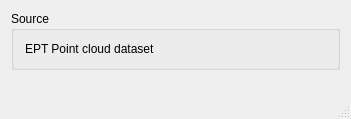
<?xml version="1.0" encoding="UTF-8"?>
<ui version="4.0">
 <class>QgsEptSourceSelectBase</class>
 <widget class="QDialog" name="QgsEptSourceSelectBase">
  <property name="geometry">
   <rect>
    <x>0</x>
    <y>0</y>
    <width>351</width>
    <height>119</height>
   </rect>
  </property>
  <property name="windowTitle">
   <string>Add Point Cloud Layer(s)</string>
  </property>
  <property name="windowIcon">
   <iconset>
    <normaloff>.</normaloff>.</iconset>
  </property>
  <property name="sizeGripEnabled">
   <bool>true</bool>
  </property>
  <property name="modal">
   <bool>true</bool>
  </property>
  <layout class="QGridLayout" name="gridLayout_2">
   <item row="0" column="0">
    <layout class="QVBoxLayout" name="verticalLayout">
     <item>
      <widget class="QGroupBox" name="fileGroupBox">
       <property name="sizePolicy">
        <sizepolicy hsizetype="Preferred" vsizetype="Fixed">
         <horstretch>0</horstretch>
         <verstretch>0</verstretch>
        </sizepolicy>
       </property>
       <property name="title">
        <string>Source</string>
       </property>
       <layout class="QHBoxLayout" name="horizontalLayout">
        <item>
         <widget class="QLabel" name="label">
          <property name="text">
           <string>EPT Point cloud dataset</string>
          </property>
         </widget>
        </item>
        <item>
         <widget class="QgsFileWidget" name="mFileWidget" native="true"/>
        </item>
       </layout>
      </widget>
     </item>
    </layout>
   </item>
   <item row="1" column="0">
    <spacer name="verticalSpacer">
     <property name="orientation">
      <enum>Qt::Vertical</enum>
     </property>
     <property name="sizeHint" stdset="0">
      <size>
       <width>20</width>
       <height>40</height>
      </size>
     </property>
    </spacer>
   </item>
   <item row="2" column="0">
    <widget class="QDialogButtonBox" name="buttonBox">
     <property name="standardButtons">
      <set>QDialogButtonBox::NoButton</set>
     </property>
    </widget>
   </item>
  </layout>
 </widget>
 <layoutdefault spacing="6" margin="11"/>
 <customwidgets>
  <customwidget>
   <class>QgsFileWidget</class>
   <extends>QWidget</extends>
   <header>qgsfilewidget.h</header>
  </customwidget>
 </customwidgets>
 <tabstops>
  <tabstop>buttonBox</tabstop>
 </tabstops>
 <resources/>
 <connections>
  <connection>
   <sender>buttonBox</sender>
   <signal>rejected()</signal>
   <receiver>QgsEptSourceSelectBase</receiver>
   <slot>reject()</slot>
   <hints>
    <hint type="sourcelabel">
     <x>518</x>
     <y>510</y>
    </hint>
    <hint type="destinationlabel">
     <x>551</x>
     <y>370</y>
    </hint>
   </hints>
  </connection>
 </connections>
</ui>
